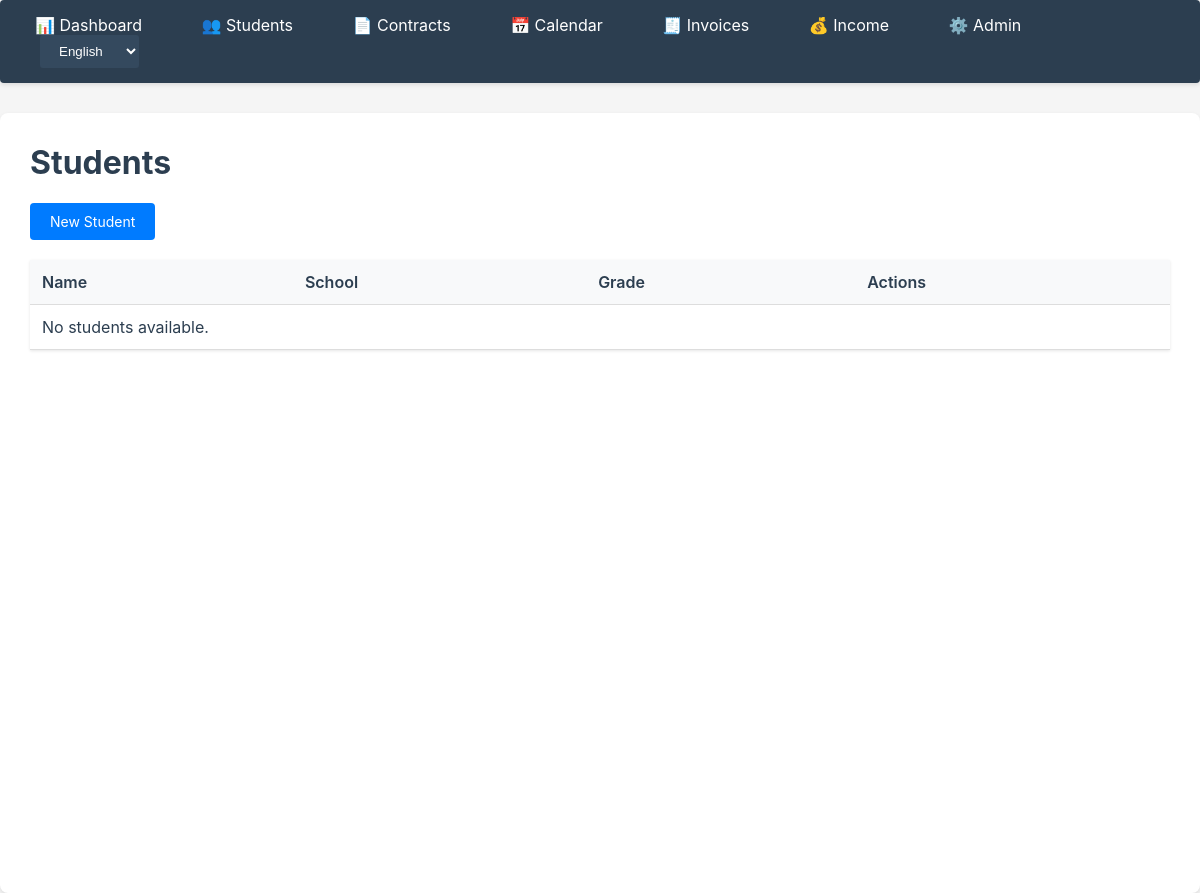
/students/, run on an earlier commit of the app's database.
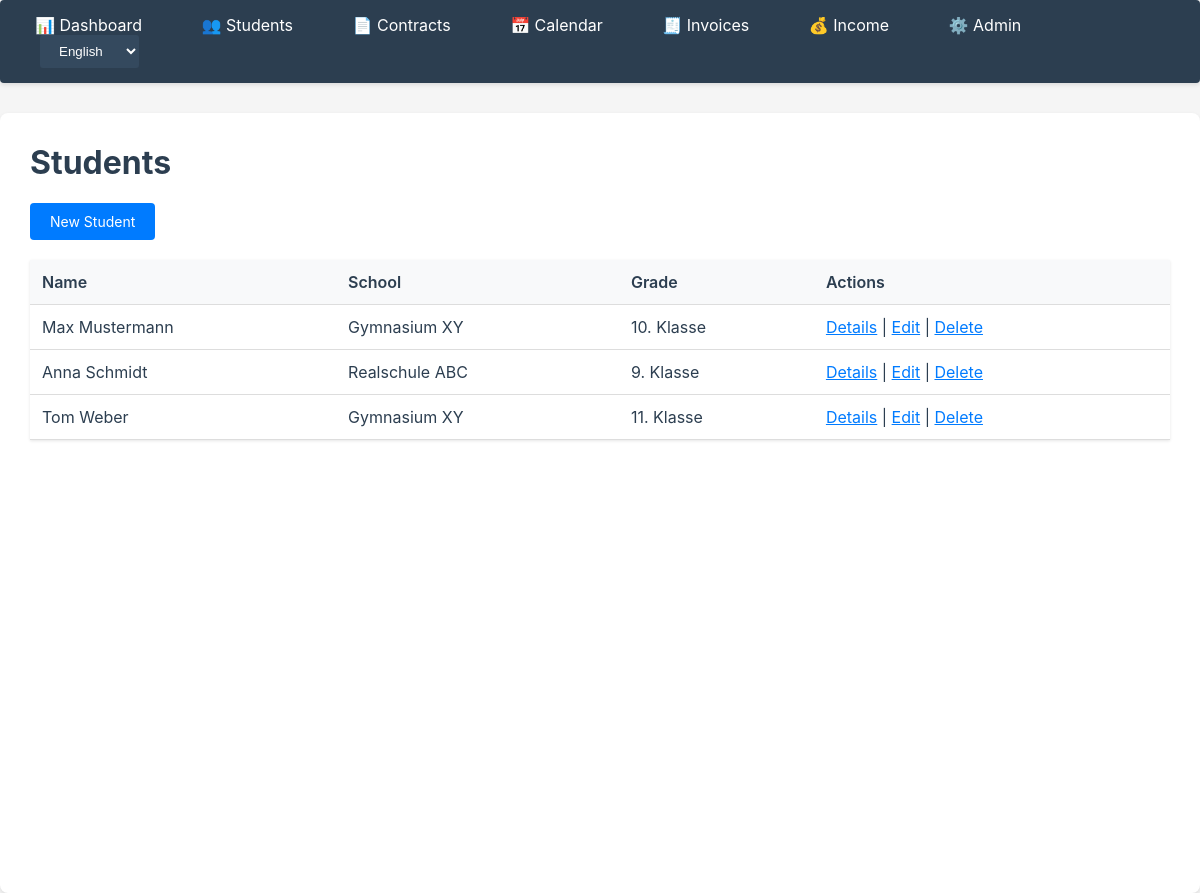
And on a later commit of the database.
### apps/students/models.py (models this page shows, shortened)
class Student(models.Model):
    first_name = models.CharField(max_length=100)
    last_name = models.CharField(max_length=100)
    email = models.EmailField(blank=True, null=True)
    phone = models.CharField(max_length=20, blank=True, null=True)
    school = models.CharField(
        max_length=200,
        blank=True,
        null=True,
        help_text=_("School name")
    )
    grade = models.CharField(
        max_length=50,
        blank=True,
        null=True,
        help_text=_("Grade/Level (e.g., '10th grade', 'Q1')")
    )
    subjects = models.CharField(
        max_length=500,
        blank=True,
        null=True,
        help_text=_("Subjects (comma-separated, e.g., 'Math, German, English')")
    )
    notes = models.TextField(
        blank=True,
        null=True,
        help_text=_("Additional notes about the student")
    )
    created_at = models.DateTimeField(auto_now_add=True)
    updated_at = models.DateTimeField(auto_now=True)
    class Meta:
        ordering = ['last_name', 'first_name']
        verbose_name = _('Student')
        verbose_name_plural = _('Students')
    @property
    def full_name(self):
        return f"{self.first_name} {self.last_name}"

### apps/students/views.py (the view)
# urls.py: path('', views.StudentListView.as_view(), name='list'),
class StudentListView(ListView):
    model = Student
    template_name = 'students/student_list.html'
    context_object_name = 'students'
    paginate_by = 20

### apps/students/templates/students/student_list.html (shortened to what this page needs)
{% extends 'core/base.html' %}
{% load i18n %}
{% block content %}
<h1>{% trans "Students" %}</h1>
<a href="{% url 'students:create' %}" class="btn">{% trans "New Student" %}</a>
<table>
    <thead>
        <tr>
            <th>{% trans "Name" %}</th>
            <th>{% trans "School" %}</th>
            <th>{% trans "Grade" %}</th>
            <th>{% trans "Actions" %}</th>
        </tr>
    </thead>
    <tbody>
        {% for student in students %}
        <tr>
            <td>{{ student.full_name }}</td>
            <td>{{ student.school|default:"-" }}</td>
            <td>{{ student.grade|default:"-" }}</td>
            <td>
                <a href="{% url 'students:detail' student.pk %}">{% trans "Details" %}</a> |
                <a href="{% url 'students:update' student.pk %}">{% trans "Edit" %}</a> |
                <a href="{% url 'students:delete' student.pk %}">{% trans "Delete" %}</a>
            </td>
        </tr>
        {% empty %}
        <tr><td colspan="4">{% trans "No students available." %}</td></tr>
        {% endfor %}
    </tbody>
</table>
{% endblock %}

What changed in the data, as far as the page shows it:
added Student: full_name "Max Mustermann", school "Gymnasium XY", grade "10. Klasse"
added Student: full_name "Anna Schmidt", school "Realschule ABC", grade "9. Klasse"
added Student: full_name "Tom Weber", school "Gymnasium XY", grade "11. Klasse"
Also different on the page:
text no longer shown: "No students available."
